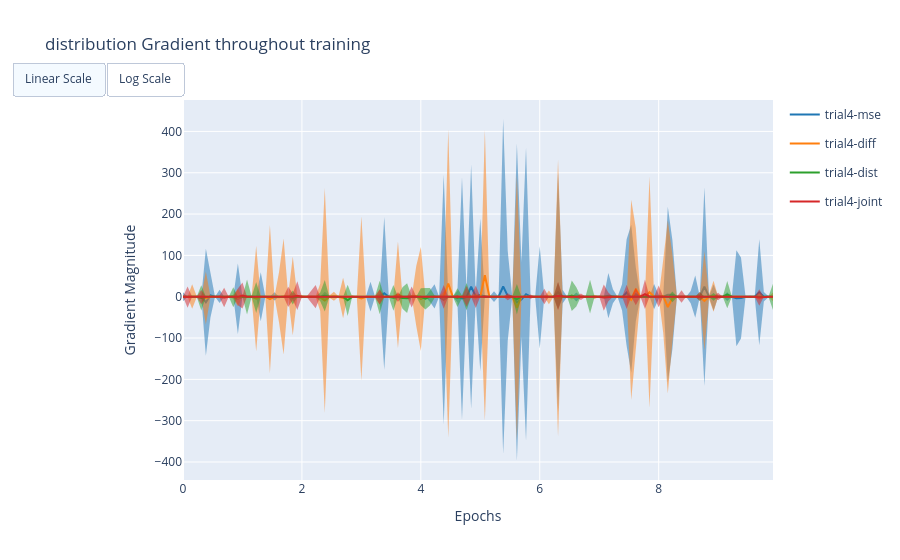

The cell this chart's notebook holds for it:
### Code cell
plot_gradients(log_dicts2, "distribution")

### Figure 1 — Plotly figure (JSON) as saved in the notebook; plotly's stock layout.template omitted (floating-point values rounded to 4 significant figures; data arrays with more than 128 entries replaced by an {"elided": "..."} marker saying what was removed)
{"data": [{"hoverinfo": "skip", "legendgroup": "trial4-mse", "line": {"color": "rgb(31, 119, 180)", "width": 0}, "mode": "lines", "showlegend": false, "type": "scatter", "visible": true, "x": {"elided": "130 float values"}, "y": {"elided": "130 float values"}}, {"fill": "tonexty", "hoverinfo": "skip", "legendgroup": "trial4-mse", "line": {"color": "rgb(31, 119, 180)", "width": 0}, "showlegend": false, "type": "scatter", "visible": true, "x": {"elided": "130 float values"}, "y": {"elided": "130 float values"}}, {"legendgroup": "trial4-mse", "line": {"color": "rgb(31, 119, 180)", "width": 2}, "mode": "lines", "name": "trial4-mse", "showlegend": true, "type": "scatter", "visible": true, "x": {"elided": "130 float values"}, "y": {"elided": "130 float values"}}, {"hoverinfo": "skip", "legendgroup": "trial4-diff", "line": {"color": "rgb(255, 127, 14)", "width": 0}, "mode": "lines", "showlegend": false, "type": "scatter", "visible": true, "x": {"elided": "130 float values"}, "y": {"elided": "130 float values"}}, {"fill": "tonexty", "hoverinfo": "skip", "legendgroup": "trial4-diff", "line": {"color": "rgb(255, 127, 14)", "width": 0}, "showlegend": false, "type": "scatter", "visible": true, "x": {"elided": "130 float values"}, "y": {"elided": "130 float values"}}, {"legendgroup": "trial4-diff", "line": {"color": "rgb(255, 127, 14)", "width": 2}, "mode": "lines", "name": "trial4-diff", "showlegend": true, "type": "scatter", "visible": true, "x": {"elided": "130 float values"}, "y": {"elided": "130 float values"}}, {"hoverinfo": "skip", "legendgroup": "trial4-dist", "line": {"color": "rgb(44, 160, 44)", "width": 0}, "mode": "lines", "showlegend": false, "type": "scatter", "visible": true, "x": {"elided": "130 float values"}, "y": {"elided": "130 float values"}}, {"fill": "tonexty", "hoverinfo": "skip", "legendgroup": "trial4-dist", "line": {"color": "rgb(44, 160, 44)", "width": 0}, "showlegend": false, "type": "scatter", "visible": true, "x": {"elided": "130 float values"}, "y": {"elided": "130 float values"}}, {"legendgroup": "trial4-dist", "line": {"color": "rgb(44, 160, 44)", "width": 2}, "mode": "lines", "name": "trial4-dist", "showlegend": true, "type": "scatter", "visible": true, "x": {"elided": "130 float values"}, "y": {"elided": "130 float values"}}, {"hoverinfo": "skip", "legendgroup": "trial4-joint", "line": {"color": "rgb(214, 39, 40)", "width": 0}, "mode": "lines", "showlegend": false, "type": "scatter", "visible": true, "x": {"elided": "130 float values"}, "y": {"elided": "130 float values"}}, {"fill": "tonexty", "hoverinfo": "skip", "legendgroup": "trial4-joint", "line": {"color": "rgb(214, 39, 40)", "width": 0}, "showlegend": false, "type": "scatter", "visible": true, "x": {"elided": "130 float values"}, "y": {"elided": "130 float values"}}, {"legendgroup": "trial4-joint", "line": {"color": "rgb(214, 39, 40)", "width": 2}, "mode": "lines", "name": "trial4-joint", "showlegend": true, "type": "scatter", "visible": true, "x": {"elided": "130 float values"}, "y": {"elided": "130 float values"}}], "layout": {"title": {"text": "distribution Gradient throughout training"}, "updatemenus": [{"buttons": [{"args": [{"yaxis.type": "linear"}], "label": "Linear Scale", "method": "relayout"}, {"args": [{"yaxis.type": "log"}], "label": "Log Scale", "method": "relayout"}], "direction": "right", "showactive": true, "type": "buttons", "x": 0, "y": 1.1}], "xaxis": {"title": {"text": "Epochs"}}, "yaxis": {"title": {"text": "Gradient Magnitude"}}}}
